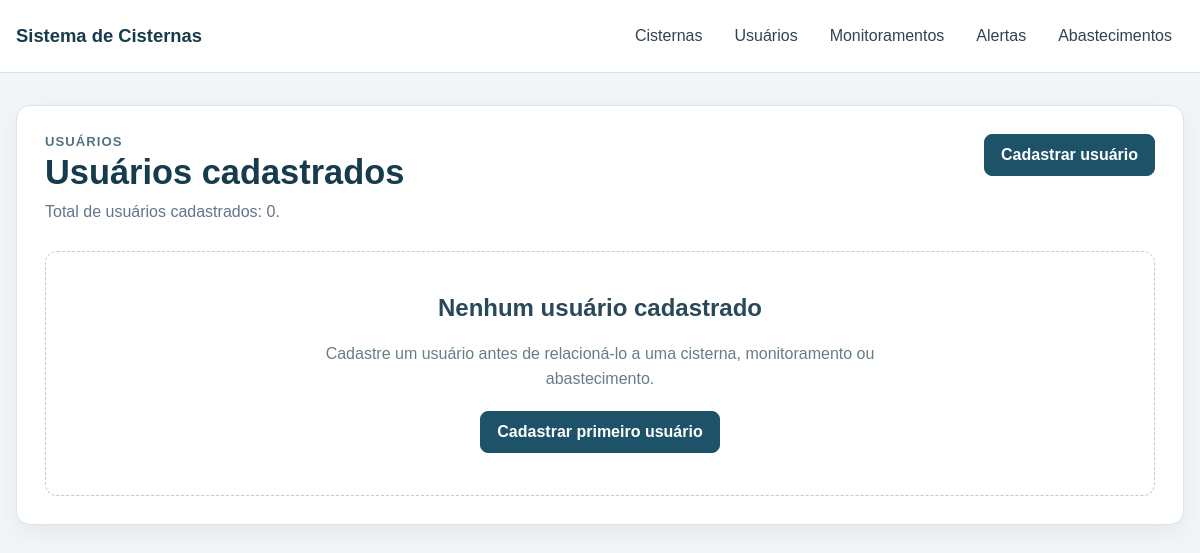
The app's page /usuarios/, older data.
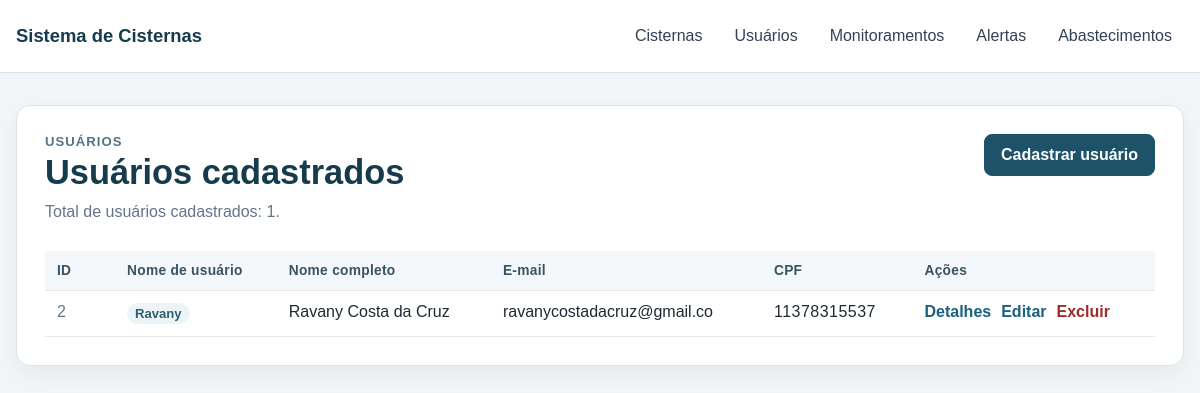
The same page, newer data.
### cisternas/models.py (models this page shows, shortened)
class Usuario(User):
    nome = models.CharField(max_length=255)
    cpf = models.CharField(max_length=11, unique=True)
    class Meta:
        ordering = ("nome", "username")

### cisternas/views.py (the view)
def usuario_listar(request):
    usuarios = Usuario.objects.order_by("nome", "username")
    contexto = {
        "titulo_pagina": "Usuários cadastrados",
        "usuarios": usuarios,
        "quantidade_usuarios": usuarios.count(),
    }
    return render(
        request,
        "usuario/listar.html",
        contexto,
    )

### cisternas/templates/usuario/listar.html (shortened to what this page needs)
{% extends "cisternas/base.html" %}
{% load static %}
{% block extra_head %}
<link
    rel="stylesheet"
    href="{% static 'cisternas/css/usuario_monitoramento.css' %}"
>
{% endblock %}
{% block content %}
<section class="painel">
    <div class="pagina-topo">
        <div>
            <p class="pagina-sobre">Usuários</p>
            <h1>{{ titulo_pagina }}</h1>
            <p class="pagina-descricao">
                Total de usuários cadastrados: {{ quantidade_usuarios }}.
            </p>
        </div>
        <a
            class="botao botao-primario"
            href="{% url 'usuario_criar' %}"
        >
            Cadastrar usuário
        </a>
    </div>
  {% if usuarios %}
    <div class="tabela-container">
        <table class="tabela-dados tabela-usuarios">
            <thead>
                <tr>
                    <th>ID</th>
                    <th>Nome de usuário</th>
                    <th>Nome completo</th>
                    <th>E-mail</th>
                    <th>CPF</th>
                    <th>Ações</th>
                </tr>
            </thead>
            <tbody>
                {% for usuario in usuarios %}
                    <tr>
                        <td>{{ usuario.id }}</td>
                        <td>
                            <span class="identificador-usuario">
                                {{ usuario.username }}
                            </span>
                        </td>
                        <td>{{ usuario.nome }}</td>
                        <td>{{ usuario.email }}</td>
                        <td>
                            <span class="cpf-texto">
                                {{ usuario.cpf }}
                            </span>
                        </td>
                        <td>
                            <div class="acoes-tabela">
                                <a
                                    class="link-tabela"
                                    href="{% url 'usuario_detalhar' usuario.pk %}"
                                >
                                    Detalhes
                                </a>
                                <a
                                    class="link-tabela"
                                    href="{% url 'usuario_editar' usuario.pk %}"
                                >
                                    Editar
                                </a>
                                <a
                                    class="link-perigo"
                                    href="{% url 'usuario_excluir' usuario.pk %}"
                                >
                                    Excluir
                                </a>
                            </div>
                        </td>
                    </tr>
                {% endfor %}
            </tbody>
        </table>
    </div>
{% else %}
        <div class="estado-vazio">
            <h2>Nenhum usuário cadastrado</h2>
            <p>
                Cadastre um usuário antes de relacioná-lo a uma cisterna,
                monitoramento ou abastecimento.
            </p>
            <a
                class="botao botao-primario"
                href="{% url 'usuario_criar' %}"
            >
                Cadastrar primeiro usuário
            </a>
        </div>
    {% endif %}
</section>
{% endblock %}

Row changes from the older to the newer data that the page shows:
added Usuario: id "2", username "Ravany", nome "Ravany Costa da Cruz", email "ravanycostadacruz@gmail.co", cpf "11378315537"
Text that changed along with them:
{{ quantidade_usuarios }}: "0" → "1"
text no longer shown: "Nenhum usuário cadastrado Cadastre um usuário antes de relacioná-lo a uma cisterna, monitoramento ou abastecimento. Cadastrar primeiro usuário"
text now shown: "ID Nome de usuário Nome completo E-mail CPF Ações"
